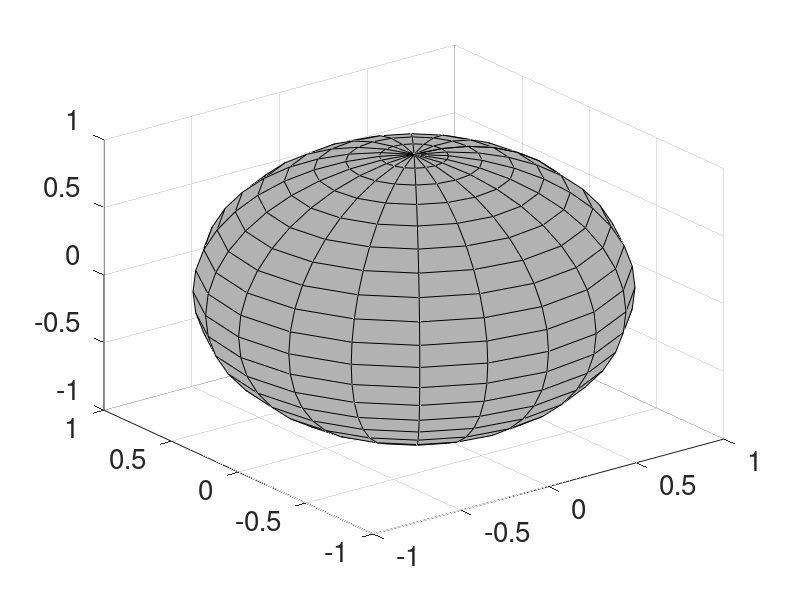

MATLAB code for this plot: (Note: this script raises an error after producing the figure.)
close all;clear; clc;rng(0102);
snum  = 200;
gdist = 0;
nsig  = 0.1;

g1    = [-pi/2;-gdist]+nsig*randn(2,snum);
g4    = [pi/2;gdist]+nsig*randn(2,snum);

data  = [g1,g4];
lbls  = [ones(1,snum),2*ones(1,snum)];

%% Sensors locations
Sensor_num = 12;
height_num = 1;

LL = zeros(Sensor_num*height_num,3);
R = 1.1;

LL(1,1) = 0;
LL(1,2) = 0;
LL(1,3) = R;

LL(2,1) = 0;
LL(2,2) = 1/2*R;
LL(2,3) = sqrt(3)/2*R;

LL(3,1) = 0;
LL(3,2) = sqrt(3)/2*R;
LL(3,3) = 1/2*R;


LL(4,1) = 0;
LL(4,2) = R;
LL(4,3) = 0;

LL(5,1) = 0;
LL(5,2) =  sqrt(3)/2*R;
LL(5,3) = -1/2*R;

LL(6,1) = 0;
LL(6,2) = 1/2*R;
LL(6,3) = - sqrt(3)/2*R;


LL(7,1) = 0;
LL(7,2) = 0;
LL(7,3) = -R;

LL(8,1) = 0;
LL(8,2) = -1/2*R;
LL(8,3) = - sqrt(3)/2*R;

LL(9,1) = 0;
LL(9,2) =  -sqrt(3)/2*R;
LL(9,3) = -1/2*R;

LL(10,1) = 0;
LL(10,2) = -R;
LL(10,3) = 0;

LL(11,1) = 0;
LL(11,2) = -sqrt(3)/2*R;
LL(11,3) = 1/2*R;

LL(12,1) = 0;
LL(12,2) =- 1/2*R;
LL(12,3) = sqrt(3)/2*R;


%% Project 2D trajectories on a 3D semi-sphere
r        = 1;
loc(1,:) = r * cos(data(2,:)) .* sin(data(1,:));
loc(2,:) = r * sin(data(2,:)) .* sin(data(1,:));
loc(3,:) = r * cos(data(1,:));
%% center at two class
ord = zeros(2,1);
for oo = 1:2
    [~,ord(oo)] = min(sum((loc(:,lbls==oo) - mean(loc(:,lbls==oo),2)).^2));
end

figure
[Xv,Yv,Zv] = sphere;
surf(Xv,Yv,Zv,ones(length(Xv))); set(gca,'FontSize',20)
colormap([0.7,0.7,0.7])
alpha 0.7
hold on
DispRange = 1:size(loc,2);
hPlotHigh1 = scatter3(loc(1,lbls==1),loc(2,lbls==1),loc(3,lbls==1),'b','fill');
hPlotHigh2 = scatter3(loc(1,lbls==2),loc(2,lbls==2),loc(3,lbls==2),'r','fill');
hPlotHigh3 = scatter3(loc(1,lbls==3),loc(2,lbls==3),loc(3,lbls==3),'k','fill');
hPlotHigh4 = scatter3(loc(1,lbls==4),loc(2,lbls==4),loc(3,lbls==4),'y','fill');
loc_ = LL;
for hh = 1:length(LL)
    
        scatter3(LL(hh,1),LL(hh,2),LL(hh,3),200,'g','h','fill'); 
        text(loc_(hh,1),loc_(hh,2),loc_(hh,3),num2str(hh),'Fontsize',20);
end
set(gca,'View',[112,8]);axis equal
axis off
%% parameters
eps_num = 15;eps = logspace(-0.5,2,eps_num);
fac1    = 20;
nrel    = 100;
%%
repeat_time = 200;Q_prob = zeros(eps_num,Sensor_num);
mu = zeros(Sensor_num,1);
sigma1 = triu(abs(normrnd(0,0.5,Sensor_num,Sensor_num)),1);
sigma1 = sigma1 + sigma1';
sigma2 = triu(abs(normrnd(0,0.5,Sensor_num,Sensor_num)),1);
sigma2 = sigma2 + sigma2';


%%Realization

rate = zeros(snum*2,Sensor_num);
for s_rate = 1:Sensor_num*height_num
    rate(:,s_rate) = fac1*exp(-sqrt((loc(1,:) - loc_(s_rate,1)).^2+(loc(2,:) - loc_(s_rate,2)).^2+(loc(3,:) - loc_(s_rate,3)).^2));
end
y = zeros(nrel*Sensor_num,snum*2);
measure_y = cell(1,1);
for pos = 1:snum*2
    if(pos<snum+1)
        sigma1(logical(eye(Sensor_num))) = rate(pos,:);
        measure_y{pos} = mvnrnd(mu,sigma1,100);
        y(:,pos) = reshape(measure_y{pos},[],1);
    else
        sigma2(logical(eye(Sensor_num))) = rate(pos,:);
        measure_y{pos} = mvnrnd(mu,sigma1,100);
        y(:,pos) = reshape(measure_y{pos},[],1);
    end
end


plt_sensorM = 1;
if plt_sensorM == 1
    % Collect trajectories
    figure
    yyaxis left
    imagesc(y);colormap(jet);title('Sensor measurement, $$f_{j}(x_{i})$$','interpreter','latex');colorbar;
    set(gca,'Xtick',[100,300],'Xticklabel',{'Blue','Red'});
    set(gca,'Ytick',50:100:1150,'Yticklabel',...
        {'Sensor 1','Sensor 2','Sensor 3','Sensor 4','Sensor 5',...
        'Sensor 6','Sensor 7','Sensor 8','Sensor 9','Sensor 10',...
        'Sensor 11','Sensor 12','Sensor 13','Sensor 14','Sensor 15',...
        'Sensor 16','Sensor 17','Sensor 18','Sensor 19','Sensor 20'},...
        'Ycolor','k','fontsize',20);
    xlabel('Region'); 
    set(gca,'Fontsize',20)
    yyaxis right
    h = imagesc(y);
    ax = ancestor(h, 'axes');
    line([200,200],[0,length(y)+4],'linewidth',2,'color','k')
    for ss = 1:Sensor_num*height_num-1
        line([0,501],[100*ss+1,100*ss+1],'linewidth',2,'color','k')
    end
    ax.YTick = 50:100:1150;
    ax.YTickLabel =  mat2cell(repmat(100,fac1,1),ones(fac1,1));
    ax.YColor = 'k';
    ylabel('Dimension');
    c = colorbar;
    c.Label.String = 'Measurement value';
    set(gca,'Fontsize',20)
end
Psi = cell(1,1);
dist = squareform(pdist(y.'));
W = exp(-dist.^2/(10*median(dist(:))^2));
W = diag(1./sum(W,1))*W;
[Psi{1},~] = eigs(W,4);
    
for bn = 1:Sensor_num
    dist = squareform(pdist(y((bn-1)*nrel+1:bn*nrel,:).')); 
    W = exp(-dist.^2/(10*median(dist(:))^2));
    W = diag(1./sum(W,1))*W;
    [Psi{bn+1},~] = eigs(W,4);
      
    Psi{bn+1} = Psi{bn+1}(:,2:end);
end

SSD = cell(1,1);
M_mea = cell(1,1);
C_mea = cell(1,1);
for pos2 = 1:snum*2
    M_mea{pos2} = mean(measure_y{pos2});
    t1 = cov(measure_y{pos2});
    t1 = t1 - diag(diag(t1));
    C_mea{pos2} = mean(t1); 
    distSSD = squareform(pdist(measure_y{pos2}'));
    W = exp(-distSSD.^2/(10*median(distSSD(:))^2));
    SSD{pos2} = sum(W)/sum(sum(W)); 
end

M_mea_S2 = squeeze(cat(1,M_mea{:}))';
C_mea_S2 = squeeze(cat(1,C_mea{:}))';
SSD = cat(1,SSD{:});

dist_SSD = squareform(pdist(SSD,'minkowski',1)); 
W = exp(-dist_SSD.^2/(10*median(dist_SSD(:))));
W = diag(1./sum(W,1))*W;
[PsiSSD,~] = eigs(W,4);
%%

inpts = [{PsiSSD},Psi];
titles = {'\pi_{i}','Concatenated','Sensor 1','Sensor 2','Sensor 3','Sensor 4','Sensor 5',...
    'Sensor 6','Sensor 7','Sensor 8','Sensor 9','Sensor 10',...
    'Sensor 11','Sensor 12'};
blue_region = zeros(length(inpts),1);
red_region = zeros(length(inpts),1);
for nin = 1:length(inpts)
    t           = templateSVM('Standardize',1,'KernelFunction','linear');
    mdl_conn    = fitcecoc(inpts{nin},lbls,'Learners',t);
    CVmdl_conn  = crossval(mdl_conn);
    osLoss_conn = kfoldLoss(CVmdl_conn);
    osPred_conn = kfoldPredict(CVmdl_conn);
    conf_conn   = confusionmat(osPred_conn,lbls);
    conf_conn   = bsxfun(@rdivide,conf_conn,sum(conf_conn,1));
    blue_region(nin) = conf_conn(1,1);
    red_region(nin) = conf_conn(2,2);

end
%% plot accuracy
ax = gca;
acc_R = cat(2,blue_region,red_region,0.5*(blue_region+red_region));
figure
bar(acc_R);title(' Classification Accuracy')
legend('Blue Region','Red Region','Mean Acc')
legend('show');xtickangle(45);
xticklabels(titles);%ax.TickLabelInterpreter = 'tex';
set(gca,'FontSize',18)

